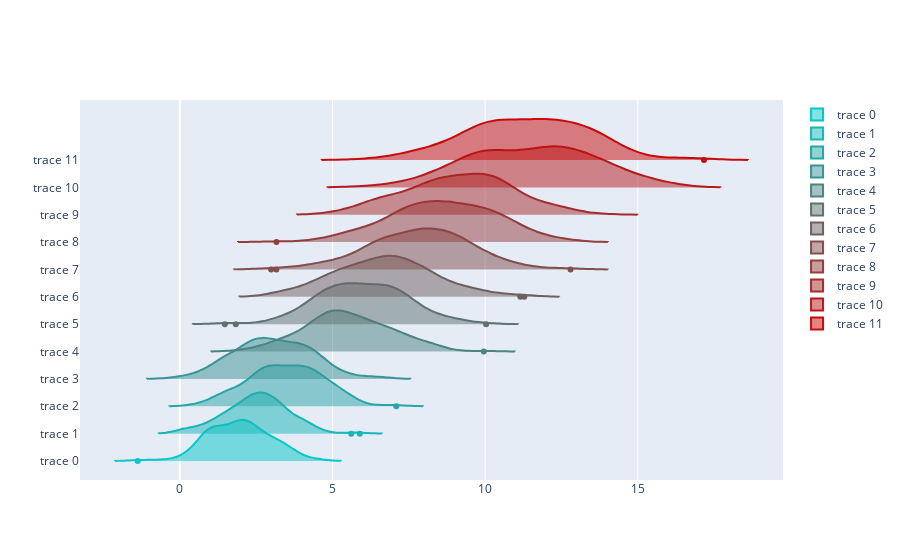

This figure's notebook cell:
### Code cell
fig = go.Figure()
for data_line, color in zip(data, colors):
    fig.add_trace(go.Violin(x=data_line, line_color=color))

fig.update_traces(orientation='h', side='positive', width=3, points='outliers')
fig.update_layout(xaxis_showgrid=True, xaxis_zeroline=True)
fig.show()

### Figure 1 — Plotly figure (JSON) as saved in the notebook; plotly's stock layout.template omitted (floating-point values rounded to 4 significant figures; data arrays with more than 128 entries replaced by an {"elided": "..."} marker saying what was removed)
{"data": [{"line": {"color": "rgb(5.0, 200.0, 200.0)"}, "orientation": "h", "points": "outliers", "side": "positive", "type": "violin", "width": 3, "x": {"elided": "200 float values"}}, {"line": {"color": "rgb(22.727272727272727, 182.72727272727272, 182.72727272727272)"}, "orientation": "h", "points": "outliers", "side": "positive", "type": "violin", "width": 3, "x": {"elided": "200 float values"}}, {"line": {"color": "rgb(40.45454545454545, 165.45454545454544, 165.45454545454544)"}, "orientation": "h", "points": "outliers", "side": "positive", "type": "violin", "width": 3, "x": {"elided": "200 float values"}}, {"line": {"color": "rgb(58.18181818181818, 148.1818181818182, 148.1818181818182)"}, "orientation": "h", "points": "outliers", "side": "positive", "type": "violin", "width": 3, "x": {"elided": "200 float values"}}, {"line": {"color": "rgb(75.9090909090909, 130.9090909090909, 130.9090909090909)"}, "orientation": "h", "points": "outliers", "side": "positive", "type": "violin", "width": 3, "x": {"elided": "200 float values"}}, {"line": {"color": "rgb(93.63636363636363, 113.63636363636363, 113.63636363636363)"}, "orientation": "h", "points": "outliers", "side": "positive", "type": "violin", "width": 3, "x": {"elided": "200 float values"}}, {"line": {"color": "rgb(111.36363636363636, 96.36363636363636, 96.36363636363636)"}, "orientation": "h", "points": "outliers", "side": "positive", "type": "violin", "width": 3, "x": {"elided": "200 float values"}}, {"line": {"color": "rgb(129.0909090909091, 79.0909090909091, 79.0909090909091)"}, "orientation": "h", "points": "outliers", "side": "positive", "type": "violin", "width": 3, "x": {"elided": "200 float values"}}, {"line": {"color": "rgb(146.8181818181818, 61.81818181818181, 61.81818181818181)"}, "orientation": "h", "points": "outliers", "side": "positive", "type": "violin", "width": 3, "x": {"elided": "200 float values"}}, {"line": {"color": "rgb(164.54545454545453, 44.54545454545453, 44.54545454545453)"}, "orientation": "h", "points": "outliers", "side": "positive", "type": "violin", "width": 3, "x": {"elided": "200 float values"}}, {"line": {"color": "rgb(182.27272727272725, 27.272727272727252, 27.272727272727252)"}, "orientation": "h", "points": "outliers", "side": "positive", "type": "violin", "width": 3, "x": {"elided": "200 float values"}}, {"line": {"color": "rgb(200.0, 10.0, 10.0)"}, "orientation": "h", "points": "outliers", "side": "positive", "type": "violin", "width": 3, "x": {"elided": "200 float values"}}], "layout": {"xaxis": {"showgrid": true, "zeroline": true}}}
